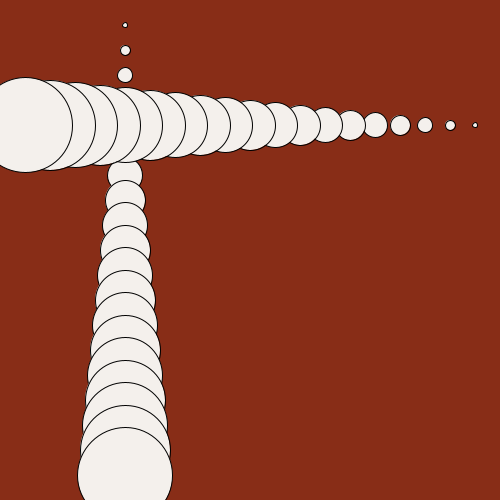
Frame 1 (no input)
Frame 60 (the mouse pressed at the canvas centre just before this capture): identical to frame 1, image omitted
Frame 120 (the mouse held since frame 60 and released just before this capture): identical to frame 1, image omitted

The Processing sketch that drew this single still picture (run headless with seeded random() and noise(); from frame 60 on, the mouse is pressed at the canvas centre):

// Processing sketch: processing_66947
// ── processing_66947.pde

void setup() {
  size(500, 500);
  background(136, 45, 23);
  
   for (int i = 0; i < 100; i+=5) {
    fill(244, 240, 236);
  ellipse(125, 5*i, i, i);
  ellipse(500-5*i, 125, i, i);
  }
}

void draw() {
}
